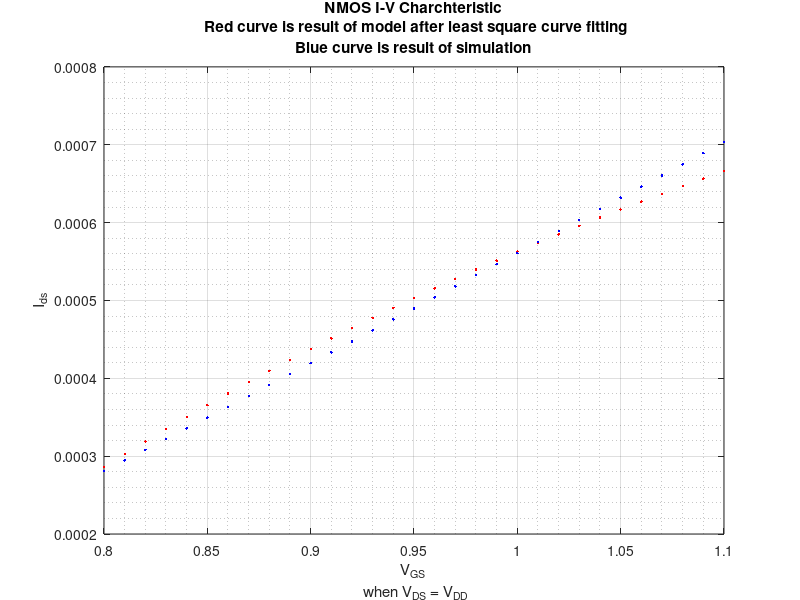
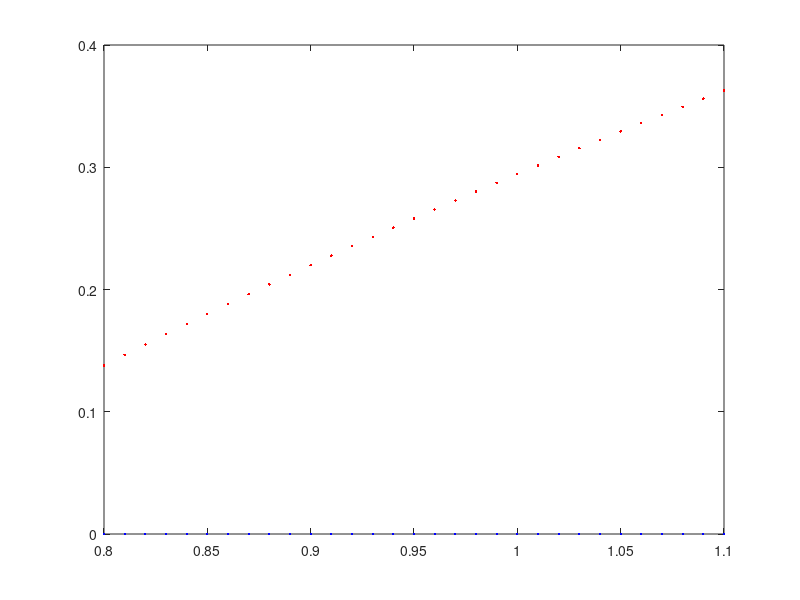

MATLAB code for these plots, in order:
vgs = 0.8:0.01:1.1;
%%%%%%% HSPICE Simulation Result for Drain Source current
Ids = [
             281.0910e-6  
             294.6428e-6  
             308.2740e-6  
             321.9757e-6  
             335.7401e-6  
             349.5604e-6  
             363.4305e-6  
             377.3453e-6  
             391.3001e-6  
             405.2908e-6  
             419.3138e-6  
             433.3659e-6  
             447.4443e-6  
             461.5466e-6  
             475.6704e-6  
             489.8137e-6  
             503.9747e-6  
             518.1519e-6  
             532.3436e-6  
             546.5485e-6  
             560.7654e-6  
             574.9931e-6  
             589.2306e-6  
             603.4768e-6  
             617.7309e-6  
             631.9919e-6  
             646.2591e-6  
             660.5316e-6  
             674.8087e-6  
             689.0898e-6  
             703.3741e-6 
        ];

Ids = Ids';
vth = 0.65113;
mobility_eff = zeros(1,length(vgs));
%%%%%%% Caclulate Effective Mobility with respect to Vgs
for i = 1:length(vgs)
    mobility_eff(i) = 540/(1 + (((vgs(i) + vth)/(0.54*1.65))^1.85));
end

cox = 0.0209;
WperL = 1e-6/32e-9;

fun = @(x,vgs)(540./(1 + (((vgs + vth)./(0.54*1.65)).^1.85)))*cox*WperL.*(vgs - vth).*(vgs-vth).*x./(vgs - vth + x);
x0 = 0;
EcL = lsqcurvefit(fun,x0,vgs,Ids)
Vds_Estimated = ((vgs - vth).*EcL)./((vgs - vth) + EcL);
Ids_Estimated = cox * WperL .* mobility_eff .* Vds_Estimated .* (vgs - vth);
plot(vgs,Ids_Estimated, '.r');
hold on;
plot(vgs,Ids, '.b');
title({'NMOS I-V Charchteristic',' Red curve is result of model after least square curve fitting','Blue curve is result of simulation'});
grid on; grid minor; xlabel({'V_G_S', ' when V_D_S = V_D_D'}); ylabel('I_d_s');

%%%%%%%%%%%%%%%%%%%%%%
%%%%%% Part C &&&&&&&&

% VDsat = zeros(1,length(vgs));
Vds_Estimated = ((vgs - vth)*100000.*EcL)./((vgs - vth) + 100000*EcL);
VDsat = 2.*Ids./(mobility_eff.*WperL*cox.*(vgs - vth)*2);
% VDsat_Estimated = 2.*Ids_Estimated./(mobility_eff.*WperL*cox.*(vgs - vth)*1e-4)
figure;
plot(vgs,VDsat,'.b');
hold on;
plot(vgs,Vds_Estimated,'.r');
